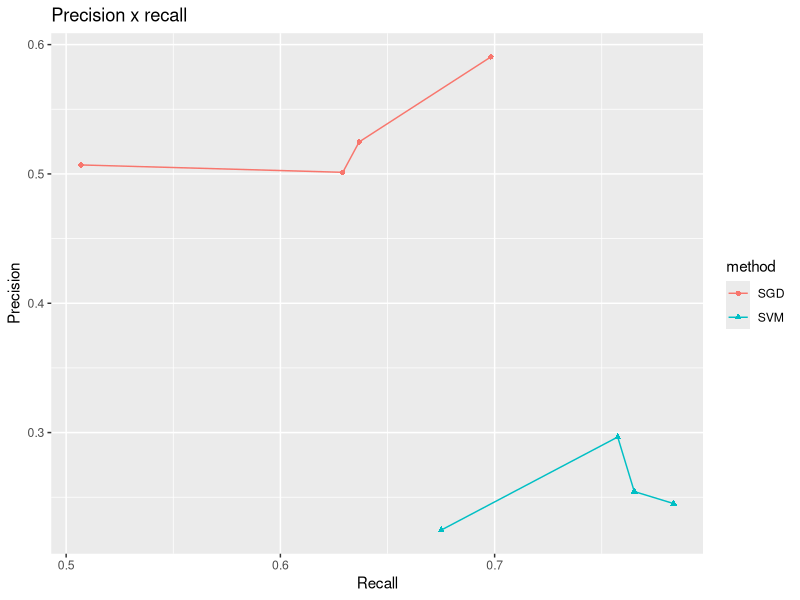

The R script that drew this image:
#loading library
require("ggplot2")

# selecting the current directory
setwd("/Users/tassiovale/Dropbox/PhD Thesis/trace2vary/trace_recovery/results/")

# read csv file
data <- read.csv("2018-05-09_20h15m_output.csv")

chart <- ggplot(data=data, aes(x=recall, y=precision, group=method, colour=method)) +
    geom_line() +
    geom_point(aes(shape=method)) +
    ggtitle("Precision x recall") +
    labs(x="Recall", y="Precision") +
    scale_fill_discrete(name="IR method")

ggsave("2018-05-09_20h15m_precisionrecall_chart.eps")